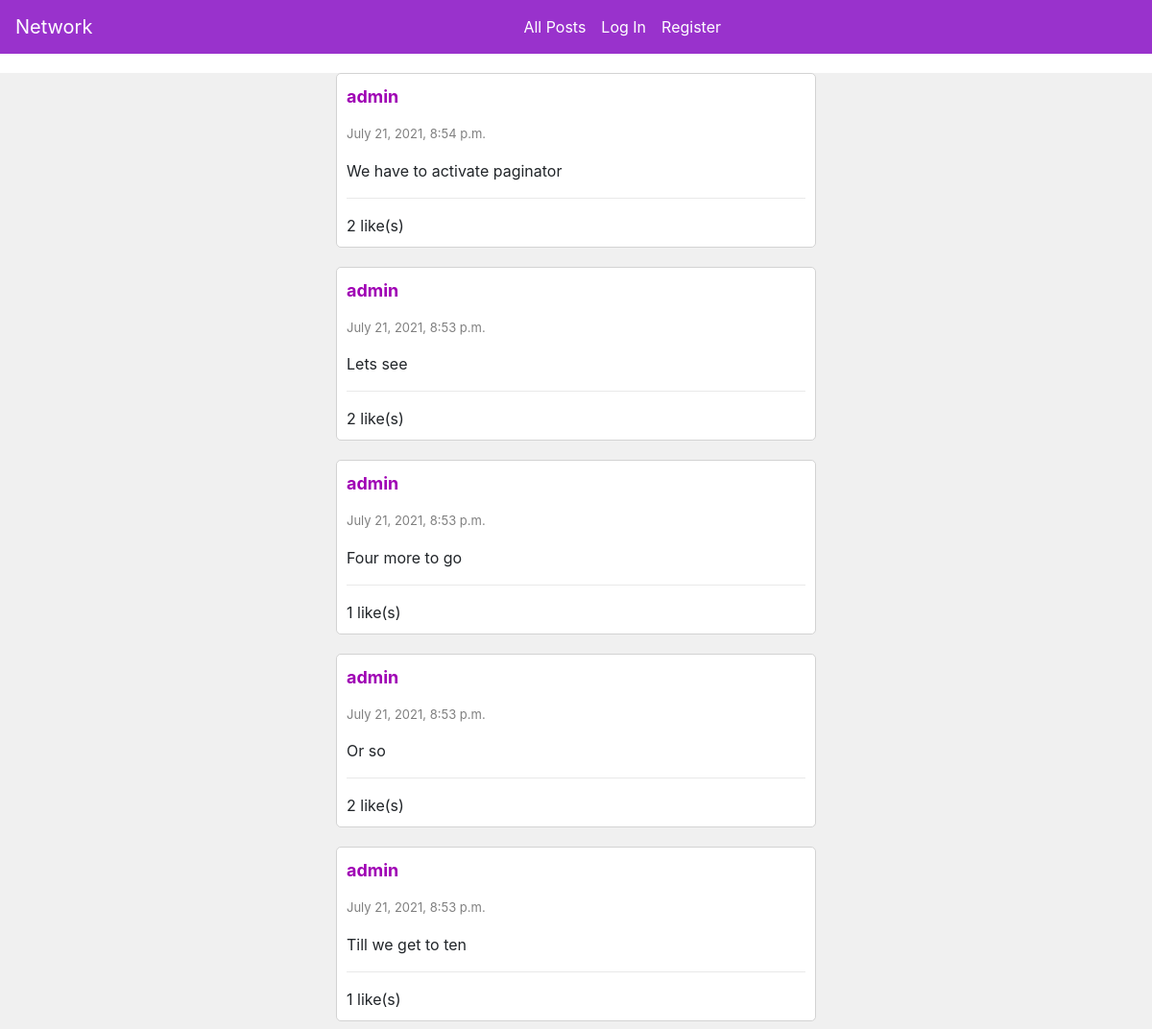
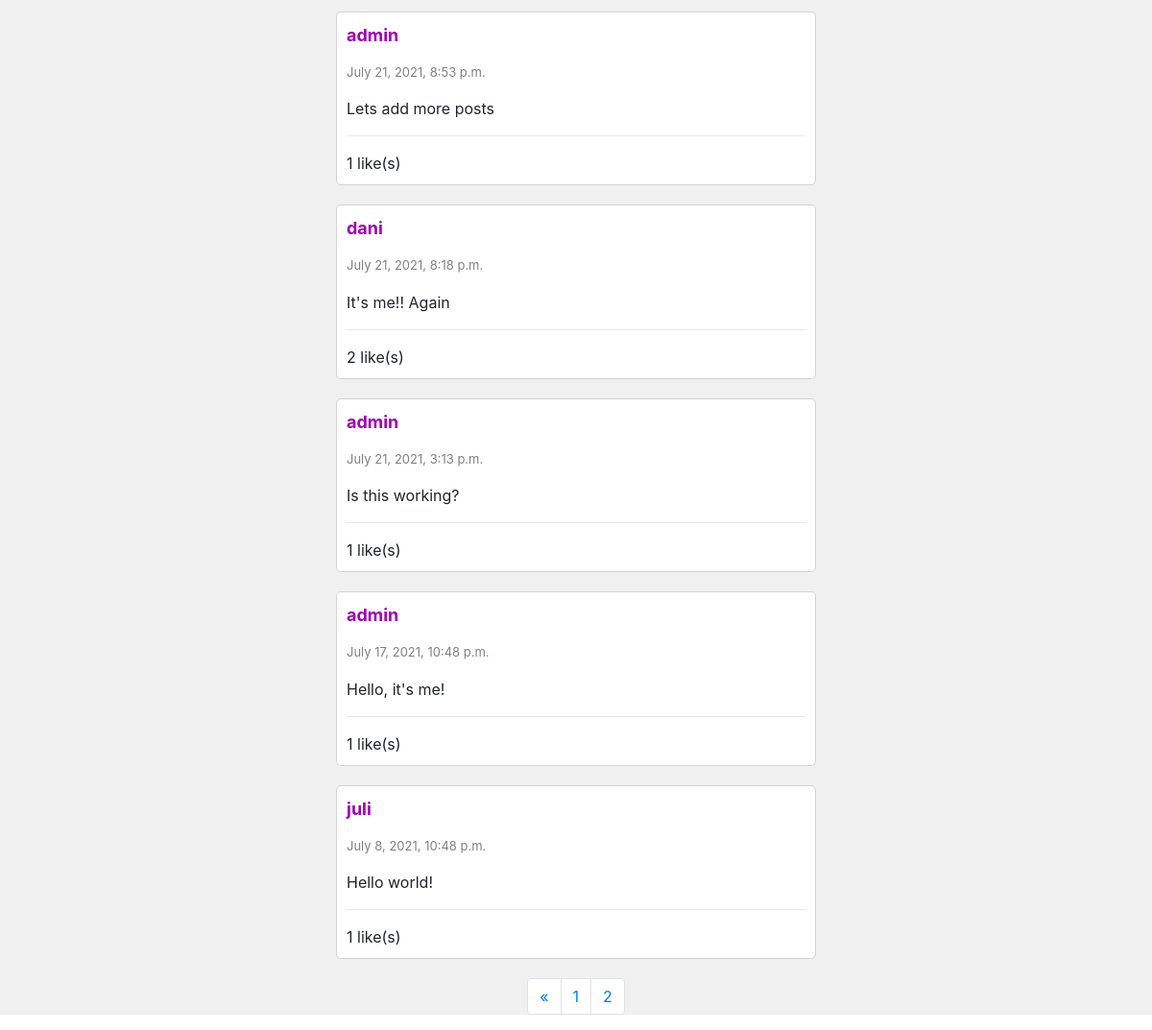
Screenshot of /?page=2 with the database file from the repository (2 pictures, top to bottom).
### network/models.py (models this page shows, shortened)
class Post(models.Model):
    user= models.ForeignKey("User", on_delete=models.CASCADE, related_name="posts")
    content= models.TextField(blank=True)
    timestamp = models.DateTimeField(auto_now_add=True)
    likes= models.IntegerField(default=0)

class User(AbstractUser):
    pass

### network/views.py (the view)
# urls.py: path("", views.index, name="index"),
def index(request):
    posts= Post.objects.all()
    posts= posts.order_by("-timestamp").all()
    if request.user != AnonymousUser():
        try:
            liked = Like.objects.filter(user=request.user)
            liked_posts= []
            for post in liked:
                liked_post= post.post
                liked_posts.append(liked_post)
        except Like.DoesNotExist:
            liked_posts=[]
    else:
        liked_posts=[]
    paginator= Paginator(posts, 10)
    page_number= request.GET.get('page')
    page_obj= paginator.get_page(page_number)
    return render(request, "network/index.html", {"page_obj": page_obj, "liked_posts": liked_posts})

### network/templates/network/index.html (shortened to what this page needs)
{% extends "network/layout.html" %}
{% load static %}
{% block body %}
    <div id="posts-view">
        {% for post in page_obj %}
        <div class="post-container" id="post-{{post.id}}">
            <p name="username" id="username"><a href="{%url 'profile' post.user %}" class="username"><b>{{post.user}}</b></a></p>
            <p class="timestamp">{{post.timestamp}}</p>
            <p class="content" id="post-content-{{post.id}}">{{post.content}}</p>
            <hr class="solid">
                <p class="likecount" id="like-count-{{post.id}}" style="display: inline;">{{post.likes}} like(s)</p>
        </div>
        {% endfor %}
    </div>
    <div class="text-center">
    <nav aria-label="Page navigation example">
        <ul class="pagination">
          <li class="page-item">
            {% if page_obj.has_previous %}
            <a class="page-link" href="?page={{ page_obj.previous_page_number }}" aria-label="Previous">
              <span aria-hidden="true">&laquo;</span>
            </a>
          </li>
          <li class="page-item"><a class="page-link" href="?page={{ page_obj.previous_page_number }}">{{ page_obj.previous_page_number }}</a></li>
          {% endif %}
          <li class="page-item"><a class="page-link" href="?page={{ page_obj.number }}">{{ page_obj.number }}</a></li>
        </ul>
      </nav>
    </div>
{% endblock %}

### network/static/network/styles.css (style rules this page uses)
.post-container { background-color: white; border-style: solid; border-color: lightgray; border-width: 1px; padding: 10px; margin-left: auto; margin-right: auto; margin-top: 20px; margin-bottom: 20px; border-radius: 5px; width: 500px; overflow:hidden; }
.timestamp { color: gray; font-size: small; }
.username { color:rgb(159, 0, 180); font-size:large; }
.solid { border-top: 1px solid rgb(233, 233, 233); }
ul li { display: inline-block; }
.pagination { display: flex; justify-content: center; }

### rows the page displays
Post: user "admin", timestamp "July 21, 2021, 8:54 p.m.", content "We have to activate paginator", likes "2"
Post: user "admin", timestamp "July 21, 2021, 8:53 p.m.", content "Lets see", likes "2"
Post: user "admin", timestamp "July 21, 2021, 8:53 p.m.", content "Four more to go", likes "1"
Post: user "admin", timestamp "July 21, 2021, 8:53 p.m.", content "Or so", likes "2"
Post: user "admin", timestamp "July 21, 2021, 8:53 p.m.", content "Till we get to ten", likes "1"
Post: user "admin", timestamp "July 21, 2021, 8:53 p.m.", content "Lets add more posts", likes "1"
Post: user "dani", timestamp "July 21, 2021, 8:18 p.m.", content "It's me!! Again", likes "2"
Post: user "admin", timestamp "July 21, 2021, 3:13 p.m.", content "Is this working?", likes "1"
Post: user "admin", timestamp "July 17, 2021, 10:48 p.m.", content "Hello, it's me!", likes "1"
Post: user "juli", timestamp "July 8, 2021, 10:48 p.m.", content "Hello world!", likes "1"

### other values shown
{{ page_obj.previous_page_number }} "1"
{{ page_obj.number }} "2"
